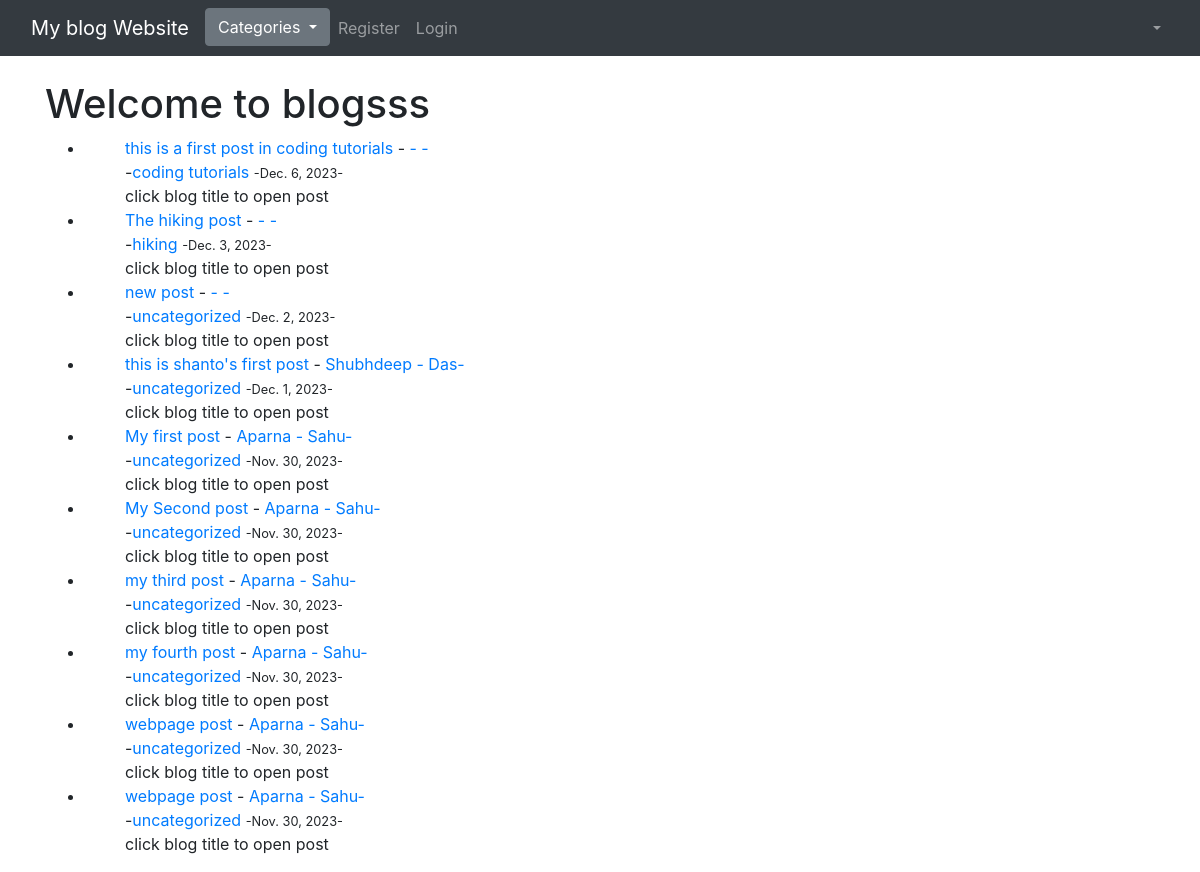
Before: / with the older database file.
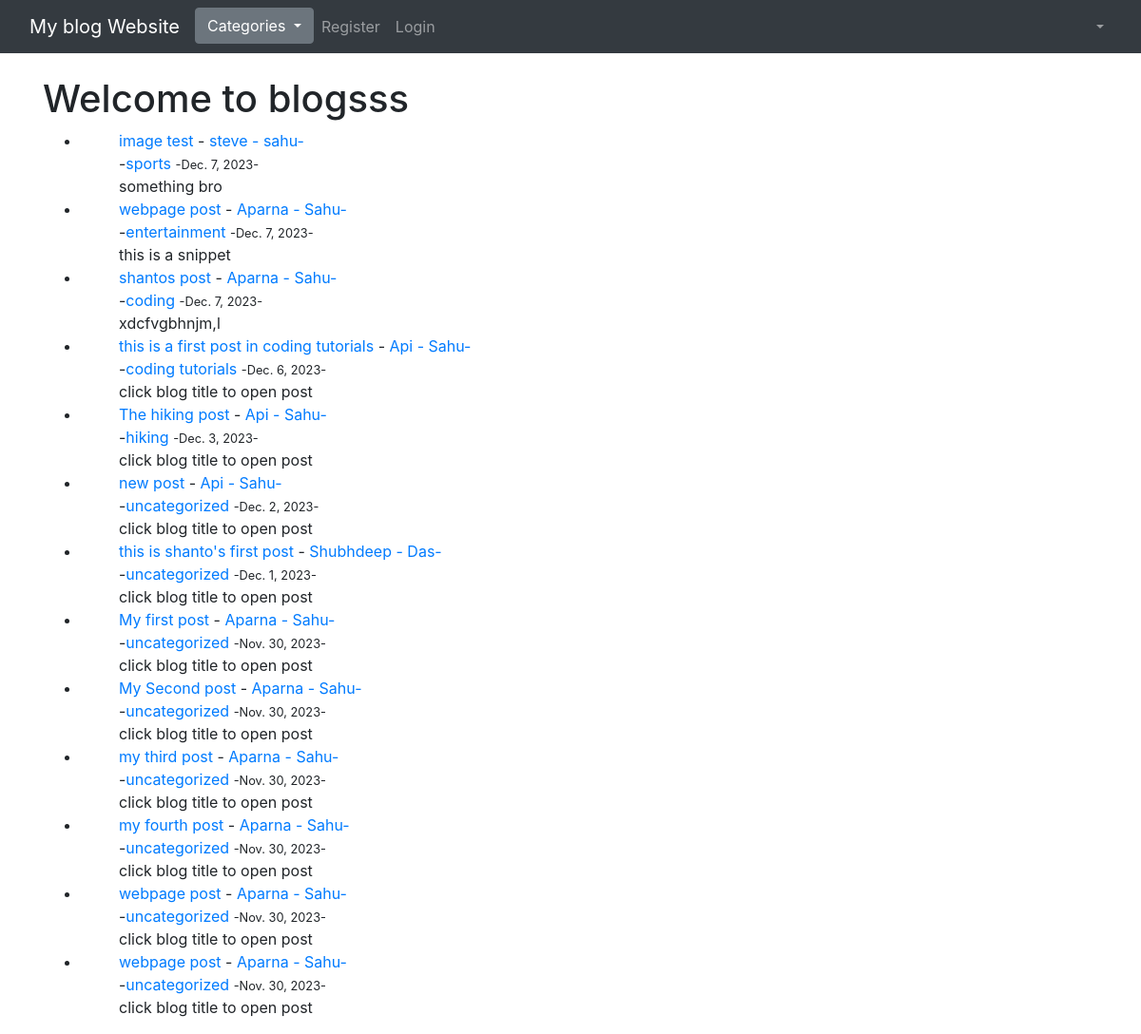
After: the same page with the newer database file.
### theblog/models.py (models this page shows, shortened)
class Post(models.Model):
    title=models.CharField(max_length=255)
    header_image=models.ImageField(null=True, blank=True, upload_to="images/")
    title_tag=models.CharField(max_length=255)
    author=models.ForeignKey(User,on_delete=models.CASCADE)
    category=models.CharField(max_length=255,default='uncategorized')
    body=RichTextField(blank=True, null=True)
    post_date=models.DateField(auto_now_add=True)
    likes=models.ManyToManyField(User, related_name='blog_posts')
    snippet=models.CharField(max_length=255)

### theblog/views.py (the view)
# urls.py: path('', HomeView.as_view(), name="home"),
class HomeView(ListView):
    model= Post
    template_name='home.html'
    ordering=['-post_date']
    def get_context_data(self, *args, **kwargs):
        cat_menu = Category.objects.all()
        context= super(HomeView, self).get_context_data(*args, **kwargs)
        context["cat_menu"]= cat_menu
        return context

### theblog/models.py (called while the page is built)
    def __str__(self):
        return self.name

### theblog/templates/home.html (shortened to what this page needs)
{% extends 'base.html' %}
{% block content  %}
<h1>Welcome to blogsss</h1>
<ul>
{% for post in object_list %}
<li>
    <ul style="list-style-type: none;">
           <li> <a href= "{% url 'article_detail' post.pk %}">    {{ post.title }} </a>
            -<a href="{% url 'Auth_detail' post.pk  %}"> {{ post.author.first_name }} - {{ post.author.last_name}}-</a></li>
        <li>-<a href="{% url 'category' post.category|slugify %}">{{ post.category }}</a>
            <small>-{{ post.post_date }}-</small>
            </li>
        <li>
            {{ post.snippet }}
        </li>
    </ul>
</li>
{% endfor %}
</ul>
{% endblock %}

### theblog/templates/base.html (shortened to what this page needs)
<!doctype html>
<html lang="en">
  <head>
    <link rel="stylesheet" href="https://cdn.jsdelivr.net/npm/bootstrap@4.3.1/dist/css/bootstrap.min.css">
  </head>
  <body>
    <nav class="navbar navbar-expand-lg navbar-dark bg-dark">
        <div class="container-fluid">
          <a class="navbar-brand" href="{% url 'home' %}">My blog Website</a>
          <div class="collapse navbar-collapse" id="navbarSupportedContent">
            <ul class="navbar-nav me-auto mb-2 mb-lg-0">
{% if cat_menu %}
<div class="dropdown">
  <a class="btn btn-secondary dropdown-toggle" href="#" role="button" id="dropdownMenuLink" data-toggle="dropdown" aria-haspopup="true" aria-expanded="false">
   Categories
  </a>
</div>
{% else %}
<li class="nav-item">
  <a class="nav-link" href="{%  url 'category-list' %}">Categories</a>
</li>
              {% endif %}
              {% if user.is_authenticated  %}
              <li class="nav-item">
                <a class="nav-link" href="{%  url 'add_post' %}">Add post</a>
              </li>
              <li class="nav-item">
                <a class="nav-link" href="{%  url 'add_category' %}">Add category</a>
              </li>
              <li class="nav-item">
                <a class="nav-link" href="{%  url 'logout' %}">Logout</a>
              </li>
              {% else %}
              <li class="nav-item">
                <a class="nav-link" href="{%  url 'register' %}">Register</a>
              </li>
              <li class="nav-item">
                <a class="nav-link" href="{%  url 'login' %}">Login</a>
              </li>
              {% endif %}
            </ul>
           <ul class="navbar-nav ml-auto">
            <li class="nav-item dropdown">
              <a class="nav-link dropdown-toggle" href="#" id="navbarDropdownMenuLink" role="button" data-toggle="dropdown" aria-haspopup="true" aria-expanded="false">
              </a>
            </li>
          </div>
        </div>
      </nav>
    <br/>
    <div class="container">
    {% block content  %}
    {% endblock %}
  </div>
  </body>
</html>

Changed rows visible on the page:
added Post: title "image test", author.first_name "steve", author.last_name "sahu", category "sports", post_date "Dec. 7, 2023", snippet "something bro"
added Post: title "webpage post", author.first_name "Aparna", author.last_name "Sahu", category "entertainment", post_date "Dec. 7, 2023", snippet "this is a snippet"
added Post: title "shantos post", author.first_name "Aparna", author.last_name "Sahu", category "coding", post_date "Dec. 7, 2023", snippet "xdcfvgbhnjm,l"
changed through a linked row, Post "this is a first post in coding tutorials": author.first_name (not shown) → "Api"; author.last_name (not shown) → "Sahu"
changed through a linked row, Post "The hiking post": author.first_name (not shown) → "Api"; author.last_name (not shown) → "Sahu"
changed through a linked row, Post "new post": author.first_name (not shown) → "Api"; author.last_name (not shown) → "Sahu"
